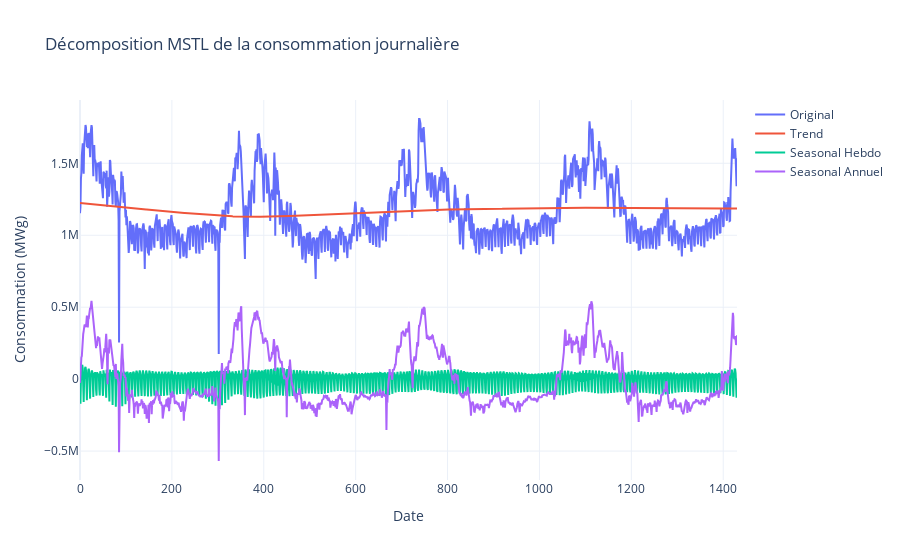
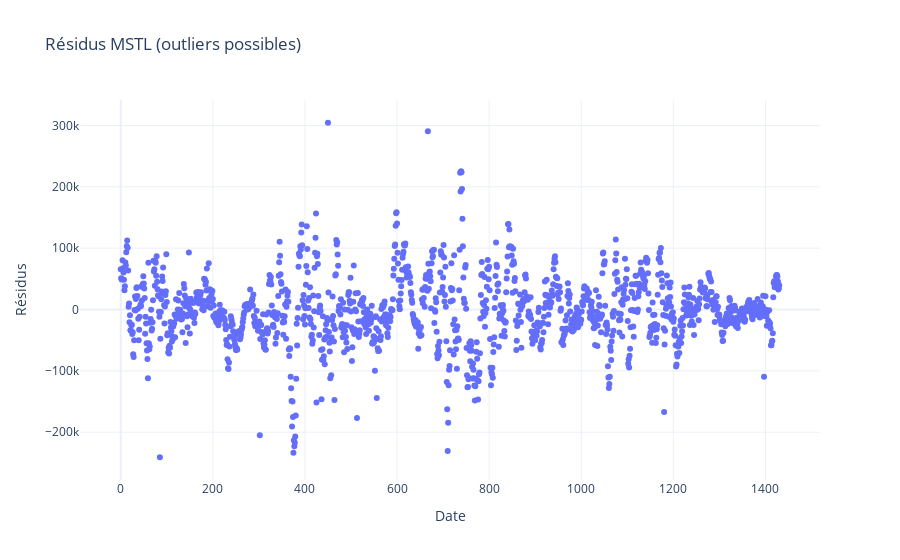

The code cell stored with these charts, in order, in its notebook:
### Code cell
mstl = MSTL(df['daily_conso_mgw'], periods=[7, 365])
res = mstl.fit()

df['trend'] = res.trend
df['seasonal_7'] = res.seasonal['seasonal_7']
df['seasonal_365'] = res.seasonal['seasonal_365']
df['resid'] = res.resid

fig = go.Figure()
fig.add_trace(go.Scatter(x=df.index, y=df['daily_conso_mgw'], mode='lines', name='Original'))
fig.add_trace(go.Scatter(x=df.index, y=df['trend'], mode='lines', name='Trend'))
fig.add_trace(go.Scatter(x=df.index, y=df['seasonal_7'], mode='lines', name='Seasonal Hebdo'))
fig.add_trace(go.Scatter(x=df.index, y=df['seasonal_365'], mode='lines', name='Seasonal Annuel'))

fig.update_layout(title='Décomposition MSTL de la consommation journalière',
                  xaxis_title='Date',
                  yaxis_title='Consommation (MWg)',
                  template='plotly_white')
fig.show()

# Résidus
fig_resid = go.Figure()
fig_resid.add_trace(go.Scatter(x=df.index, y=df['resid'], mode='markers', name='Résidus'))
fig_resid.update_layout(title='Résidus MSTL (outliers possibles)',
                        xaxis_title='Date',
                        yaxis_title='Résidus',
                        template='plotly_white')
fig_resid.show()

### Figure 1 — Plotly figure (JSON) as saved in the notebook; plotly's stock layout.template omitted (floating-point values rounded to 4 significant figures; data arrays with more than 128 entries replaced by an {"elided": "..."} marker saying what was removed)
{"data": [{"mode": "lines", "name": "Original", "type": "scatter", "x": {"elided": "1431 int values"}, "y": {"elided": "1431 int values"}}, {"mode": "lines", "name": "Trend", "type": "scatter", "x": {"elided": "1431 int values"}, "y": {"elided": "1431 float values"}}, {"mode": "lines", "name": "Seasonal Hebdo", "type": "scatter", "x": {"elided": "1431 int values"}, "y": {"elided": "1431 float values"}}, {"mode": "lines", "name": "Seasonal Annuel", "type": "scatter", "x": {"elided": "1431 int values"}, "y": {"elided": "1431 float values"}}], "layout": {"title": {"text": "Décomposition MSTL de la consommation journalière"}, "xaxis": {"title": {"text": "Date"}}, "yaxis": {"title": {"text": "Consommation (MWg)"}}}}

### Figure 2 — Plotly figure (JSON) as saved in the notebook; plotly's stock layout.template omitted (floating-point values rounded to 4 significant figures; data arrays with more than 128 entries replaced by an {"elided": "..."} marker saying what was removed)
{"data": [{"mode": "markers", "name": "Résidus", "type": "scatter", "x": {"elided": "1431 int values"}, "y": {"elided": "1431 float values"}}], "layout": {"title": {"text": "Résidus MSTL (outliers possibles)"}, "xaxis": {"title": {"text": "Date"}}, "yaxis": {"title": {"text": "Résidus"}}}}
